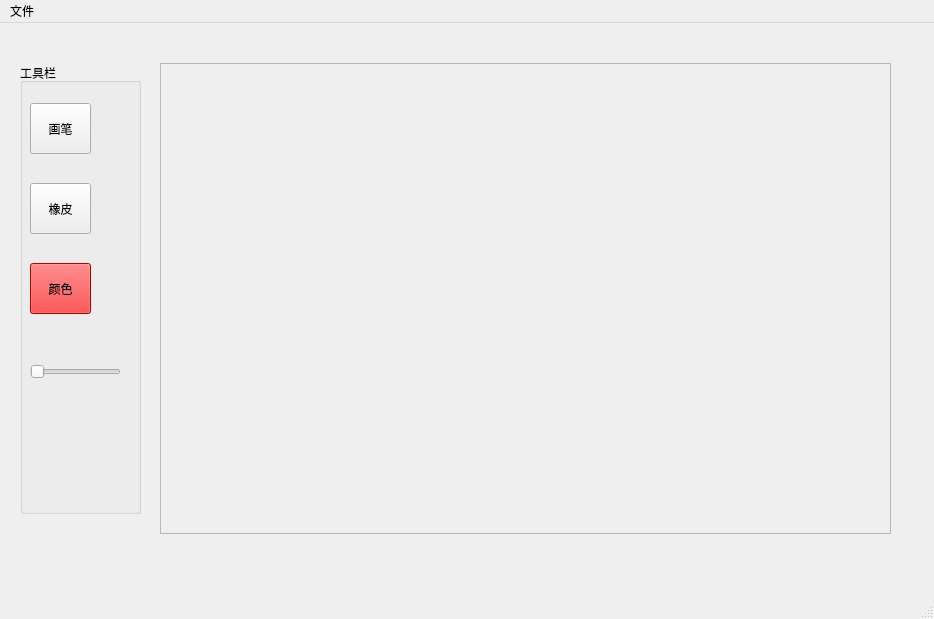
<?xml version="1.0" encoding="UTF-8"?>
<ui version="4.0">
 <class>zlxpsClass</class>
 <widget class="QMainWindow" name="zlxpsClass">
  <property name="geometry">
   <rect>
    <x>0</x>
    <y>0</y>
    <width>934</width>
    <height>619</height>
   </rect>
  </property>
  <property name="windowTitle">
   <string>zlxps</string>
  </property>
  <widget class="QWidget" name="centralWidget">
   <widget class="QGroupBox" name="groupBox">
    <property name="geometry">
     <rect>
      <x>20</x>
      <y>40</y>
      <width>121</width>
      <height>451</height>
     </rect>
    </property>
    <property name="title">
     <string>工具栏</string>
    </property>
    <widget class="QPushButton" name="pushButton">
     <property name="geometry">
      <rect>
       <x>10</x>
       <y>40</y>
       <width>61</width>
       <height>51</height>
      </rect>
     </property>
     <property name="text">
      <string>画笔</string>
     </property>
    </widget>
    <widget class="QPushButton" name="pushButton_2">
     <property name="geometry">
      <rect>
       <x>10</x>
       <y>120</y>
       <width>61</width>
       <height>51</height>
      </rect>
     </property>
     <property name="text">
      <string>橡皮</string>
     </property>
    </widget>
    <widget class="QPushButton" name="pushButton_3">
     <property name="geometry">
      <rect>
       <x>10</x>
       <y>200</y>
       <width>61</width>
       <height>51</height>
      </rect>
     </property>
     <property name="styleSheet">
      <string notr="true">background-color: rgb(255, 0, 0);</string>
     </property>
     <property name="text">
      <string>颜色</string>
     </property>
    </widget>
    <widget class="QSlider" name="horizontalSlider">
     <property name="geometry">
      <rect>
       <x>10</x>
       <y>300</y>
       <width>91</width>
       <height>18</height>
      </rect>
     </property>
     <property name="orientation">
      <enum>Qt::Horizontal</enum>
     </property>
    </widget>
   </widget>
   <widget class="QScrollArea" name="scrollArea">
    <property name="geometry">
     <rect>
      <x>160</x>
      <y>40</y>
      <width>731</width>
      <height>471</height>
     </rect>
    </property>
    <property name="widgetResizable">
     <bool>false</bool>
    </property>
    <widget class="XImage" name="image">
     <property name="geometry">
      <rect>
       <x>0</x>
       <y>0</y>
       <width>729</width>
       <height>469</height>
      </rect>
     </property>
    </widget>
   </widget>
  </widget>
  <widget class="QMenuBar" name="menuBar">
   <property name="geometry">
    <rect>
     <x>0</x>
     <y>0</y>
     <width>934</width>
     <height>25</height>
    </rect>
   </property>
   <widget class="QMenu" name="menu">
    <property name="title">
     <string>文件</string>
    </property>
    <addaction name="openaction"/>
    <addaction name="saveaction"/>
   </widget>
   <addaction name="menu"/>
  </widget>
  <widget class="QStatusBar" name="statusBar"/>
  <action name="openaction">
   <property name="text">
    <string>open</string>
   </property>
   <property name="shortcut">
    <string>Ctrl+O</string>
   </property>
  </action>
  <action name="saveaction">
   <property name="text">
    <string>close</string>
   </property>
   <property name="shortcut">
    <string>Ctrl+S</string>
   </property>
  </action>
 </widget>
 <layoutdefault spacing="6" margin="11"/>
 <customwidgets>
  <customwidget>
   <class>XImage</class>
   <extends>QWidget</extends>
   <header>ximage.h</header>
   <container>1</container>
  </customwidget>
 </customwidgets>
 <resources>
  <include location="zlxps.qrc"/>
 </resources>
 <connections/>
</ui>
